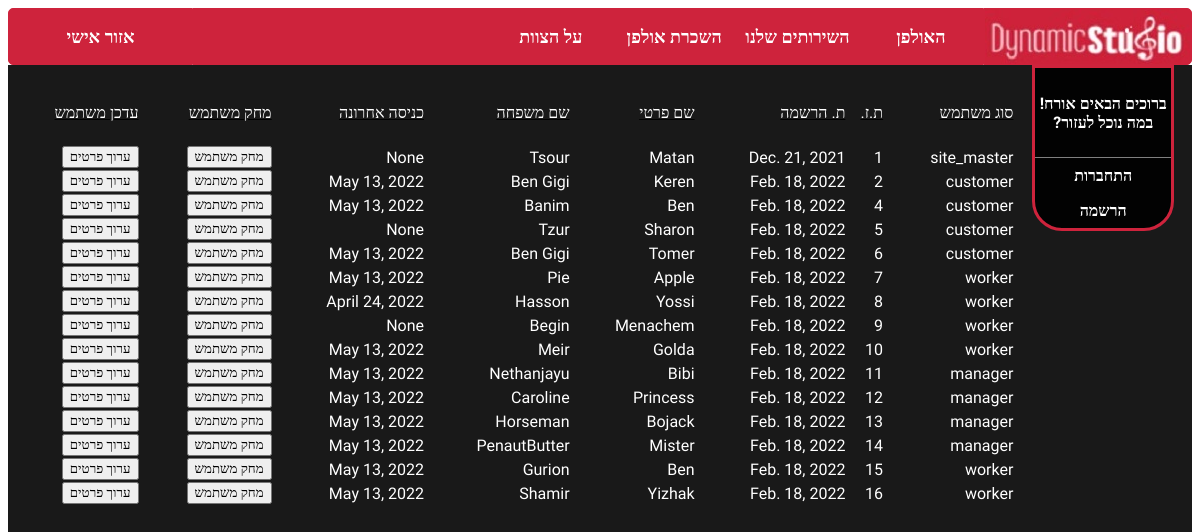
Before: /admin_update_details/ with the older database file.
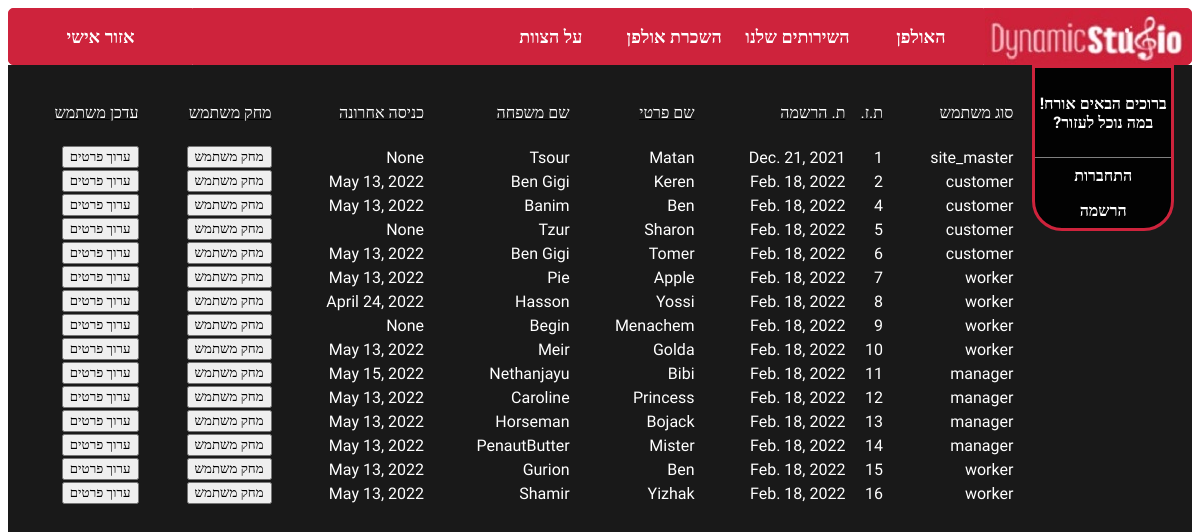
After: the same page with the newer database file.
### studio/models.py (models this page shows, shortened)
class User(models.Model):
    id = models.AutoField(primary_key=True)
    user_type = models.ForeignKey(
        User_Type, on_delete=models.CASCADE, related_name='users')
    fname = models.CharField(max_length=100)
    lname = models.CharField(max_length=100)
    city = models.CharField(max_length=100, blank=True)
    phone = models.CharField(max_length=12, blank=True)
    dob = models.DateField(max_length=8, blank=True, null=True)
    dor = models.DateField(max_length=8, blank=True, null=True,
                           editable=False, auto_now_add=True)  # date of registration
    organization = models.CharField(max_length=100, blank=True)
    last_login = models.DateField(blank=True, null=True)

class User_Type(models.Model):
    id = models.AutoField(primary_key=True)
    type = models.CharField(max_length=100)
    def __str__(self):
        return self.type

### studio/views.py (the view, shortened to what this page needs)
# urls.py: path("admin_update_details/",views.admin_update_details.as_view(),name="admin_update_details"),
class admin_update_details(View):
    def get(self, request):
        users = User.objects.all()
        return render(request, "studio/pages/admin_update_details_page/admin_update_details.html",
                      {"users": users})

### studio/templates/studio/pages/admin_update_details_page/admin_update_details.html (shortened to what this page needs)
{% extends 'base.html' %}
{% load static %}
{% block css_files %}
<link rel="stylesheet" href="{% static "admin_details_update_css.css" %}">
{% endblock css_files %}
{% block content%}
<br>
<table>
	<tr  style="text-decoration: underline;">
		<td style="height: 24px" class="auto-style1">סוג משתמש</td>
        <td style="height: 24px" class="auto-style1">ת.ז.</td>
		<td style="height: 24px" class="auto-style1"> ת. הרשמה</td>
		<td style="height: 24px" class="auto-style1">שם פרטי</td>
		<td style="height: 24px" class="auto-style1">שם משפחה</td>
		<td style="height: 24px" class="auto-style1">כניסה אחרונה</td>
		<td style="height: 24px" class="auto-style1">מחק משתמש</td>
		<td style="height: 24px" class="auto-style1">עדכן משתמש</td>
	</tr>
    <tr>
		<td colspan="5"><br></td>
	</tr>
    {% for u  in  users %}
	<tr>
        <td>{{u.user_type}}</td>
        <td>{{u.id}}</td>
        <td>{{u.dor}}</td>
		<td>{{u.fname}}</td>
        <td>{{u.lname}}</td>
        <td>{{u.last_login}}</td>
		{% include "studio/pages/admin_update_details_page/includes/admin_update_details_buttons.html"%}
	</tr>
    {% endfor %}
	<tr>
		<td colspan="5"><br></td>
	</tr>
</table>
{%endblock%}

### studio/templates/studio/pages/admin_update_details_page/includes/admin_update_details_buttons.html (shortened to what this page needs)
{% load static %}
        <td><button class="button" onclick="return delete_user('{% url 'delete_user' user_id=u.id  %}') ">מחק משתמש</button> </td>
        <td><button class="button" onclick="openInNewTab('{% url "update_personal_details" user_id=u.id%}')">ערוך פרטים</button> </td>

Changed rows visible on the page:
changed User "Bibi": last_login "May 13, 2022" → "May 15, 2022"
